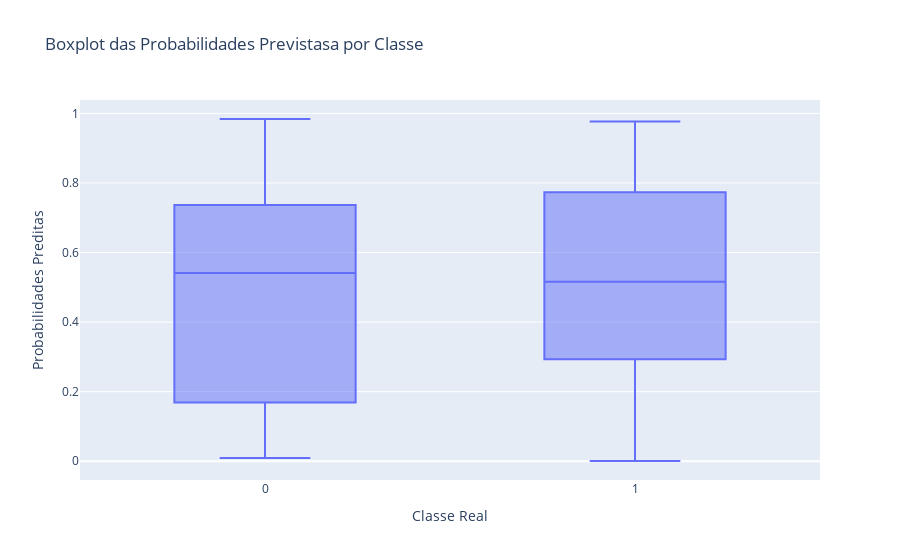

Write notebook code for a chart like this one.
### Code cell
import plotly.express as px

# Criando o boxplot
fig = px.box(df, x="y_test", y="y_pred_prob", 
             title="Boxplot das Probabilidades Previstasa por Classe",
             labels={"y_test": "Classe Real", "y_pred_prob": "Probabilidades Preditas"})

fig.show()

### Figure 1 — Plotly figure (JSON) as saved in the notebook; plotly's stock layout.template omitted (floating-point values rounded to 4 significant figures)
{"data": [{"alignmentgroup": "True", "hovertemplate": "Classe Real=%{x}<br>Probabilidades Preditas=%{y}<extra></extra>", "legendgroup": "", "marker": {"color": "#636efa"}, "name": "", "notched": false, "offsetgroup": "", "orientation": "v", "showlegend": false, "type": "box", "x": [1, 0, 1, 0, 1, 0, 1, 1, 1, 0, 0, 1, 1, 1, 1, 1, 1, 0, 1, 0, 1, 1, 1, 1, 0, 1, 0, 1, 0, 0, 0, 0, 0, 1, 1, 0, 0, 0, 1, 0, 1, 0, 0, 0, 0, 1, 1, 1, 0, 1, 1, 0, 0, 0, 0, 0, 1, 0, 0, 1, 1, 0, 0, 0, 1, 1, 0, 1, 0, 1, 1, 0, 1, 0, 1, 0, 0, 1, 1, 0, 0, 1, 0, 1, 1, 0, 0, 0, 0, 0, 0, 1, 1, 1, 0, 0, 0, 1, 0, 1], "x0": " ", "xaxis": "x", "y": [0.1141, 0.8668, 0.9127, 0.593, 0.2994, 0.6524, 0.6302, 0.1626, 0.3713, 0.7891, 0.3719, 0.5372, 0.4795, 0.6577, 0.7525, 0.7195, 0.6672, 0.04033, 0.0807, 0.5531, 0.9278, 0.4461, 0.07549, 0.8743, 0.5828, 0.0006032, 0.7985, 0.6128, 0.4909, 0.5289, 0.3782, 0.09326, 0.2261, 0.2774, 0.6665, 0.7097, 0.7256, 0.1596, 0.8374, 0.7257, 0.9768, 0.178, 0.07169, 0.6287, 0.7578, 0.2917, 0.9532, 0.8592, 0.07823, 0.7942, 0.2945, 0.327, 0.7758, 0.8921, 0.1209, 0.4497, 0.1877, 0.3943, 0.01417, 0.116, 0.1791, 0.1804, 0.00903, 0.883, 0.7164, 0.3481, 0.984, 0.3377, 0.7477, 0.8344, 0.8509, 0.8146, 0.4862, 0.05586, 0.4955, 0.6149, 0.0716, 0.7473, 0.805, 0.1554, 0.3969, 0.3657, 0.6772, 0.5843, 0.8481, 0.01806, 0.7707, 0.3625, 0.5644, 0.7918, 0.4372, 0.2958, 0.2762, 0.2157, 0.6007, 0.6139, 0.8502, 0.5595, 0.08678, 0.4024], "y0": " ", "yaxis": "y"}], "layout": {"boxmode": "group", "legend": {"tracegroupgap": 0}, "title": {"text": "Boxplot das Probabilidades Previstasa por Classe"}, "xaxis": {"anchor": "y", "domain": [0, 1], "title": {"text": "Classe Real"}}, "yaxis": {"anchor": "x", "domain": [0, 1], "title": {"text": "Probabilidades Preditas"}}}}
